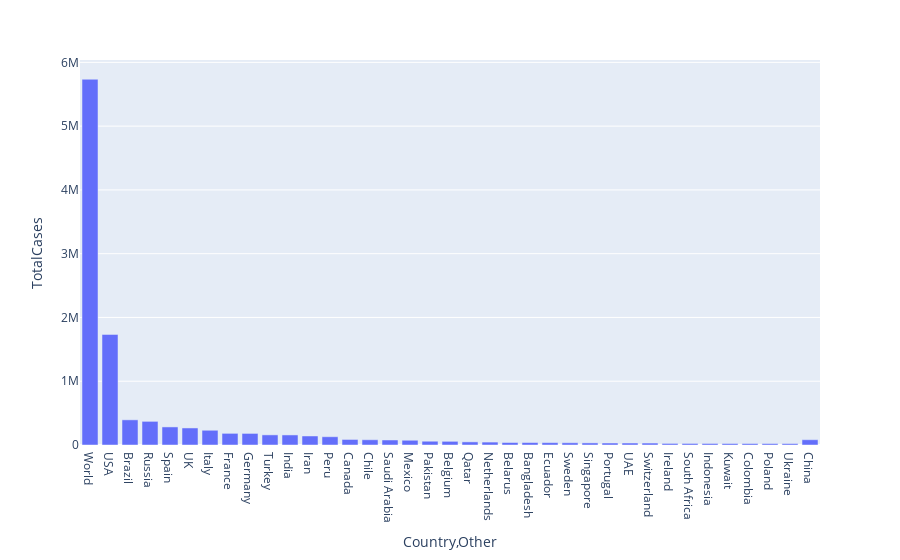

This figure's notebook cell:
### Code cell
fig.show()

### Figure 1 — Plotly figure (JSON) as saved in the notebook; plotly's stock layout.template omitted (floating-point values rounded to 4 significant figures)
{"data": [{"alignmentgroup": "True", "hoverlabel": {"namelength": 0}, "hovertemplate": "Country,Other=%{x}<br>TotalCases=%{y}", "legendgroup": "", "marker": {"color": "#636efa"}, "name": "", "offsetgroup": "", "orientation": "v", "showlegend": false, "textposition": "auto", "type": "bar", "x": ["World", "USA", "Brazil", "Russia", "Spain", "UK", "Italy", "France", "Germany", "Turkey", "India", "Iran", "Peru", "Canada", "Chile", "Saudi Arabia", "Mexico", "Pakistan", "Belgium", "Qatar", "Netherlands", "Belarus", "Bangladesh", "Ecuador", "Sweden", "Singapore", "Portugal", "UAE", "Switzerland", "Ireland", "South Africa", "Indonesia", "Kuwait", "Colombia", "Poland", "Ukraine", "China"], "xaxis": "x", "y": [5735174, 1733904, 394507, 370680, 283339, 267240, 231139, 182722, 181530, 158762, 157777, 141591, 129751, 86939, 82289, 78541, 74560, 59151, 57592, 48947, 45768, 38956, 38292, 37355, 35088, 32876, 31292, 31086, 30776, 24735, 24264, 23851, 23267, 23003, 22473, 21905, 82993], "yaxis": "y"}], "layout": {"barmode": "relative", "legend": {"tracegroupgap": 0}, "margin": {"t": 60}, "xaxis": {"anchor": "y", "domain": [0, 1], "title": {"text": "Country,Other"}}, "yaxis": {"anchor": "x", "domain": [0, 1], "title": {"text": "TotalCases"}}}}
